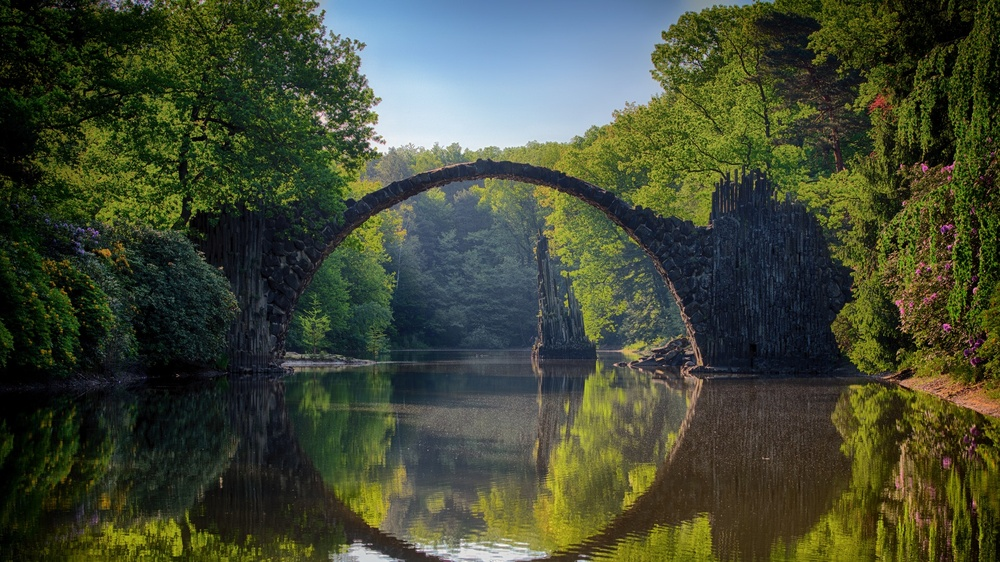
#> input picture Code Kenjy/paysage.jpeg, 1000 x 562 px, shrunk from 1920 x 1080 before the run
$ python fourier.py
#> lines starting #> are read from the running program, lines starting #| are printed output that depends on the picture; after the words box and inside, x2 and y2 are one past the last pixel; in counts of white or black regions, pixels touching at a corner belong together
#%%
import cv2 # for finding contours to extract points of figure
import matplotlib.pyplot as plt # for plotting and creating figures
import numpy as np # for easy and fast number calculation
from math import tau # tau is constant number = 2*PI
from scipy.integrate import quad_vec # for calculating definite integral
from tqdm import tqdm # for progress bar
import matplotlib.animation as animation # for compiling animation and exporting video
#%%
# function to generate x+iy at given time t
def f(t, t_list, x_list, y_list):
    return np.interp(t, t_list, x_list + 1j*y_list)
#%%
# reading the image and convert to greyscale mode
# ensure that you use image with black image with white background
img = cv2.imread("paysage.jpeg")
#> img is the input picture: shape (562, 1000, 3); mean B, G, R 53.4, 73.5, 66.4
img_gray = cv2.cvtColor(img, cv2.COLOR_BGR2GRAY)
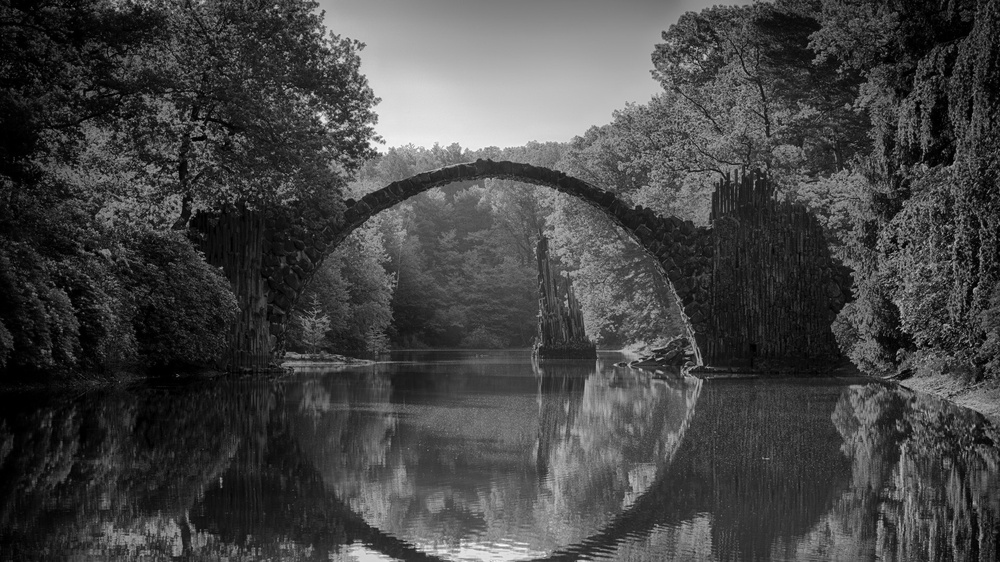
#> img_gray: shape (562, 1000); min 0, max 254, mean 69.1
#%%
# find the contours in the image
ret, thresh = cv2.threshold(img_gray, 127, 255, 0) # making pure black and white image
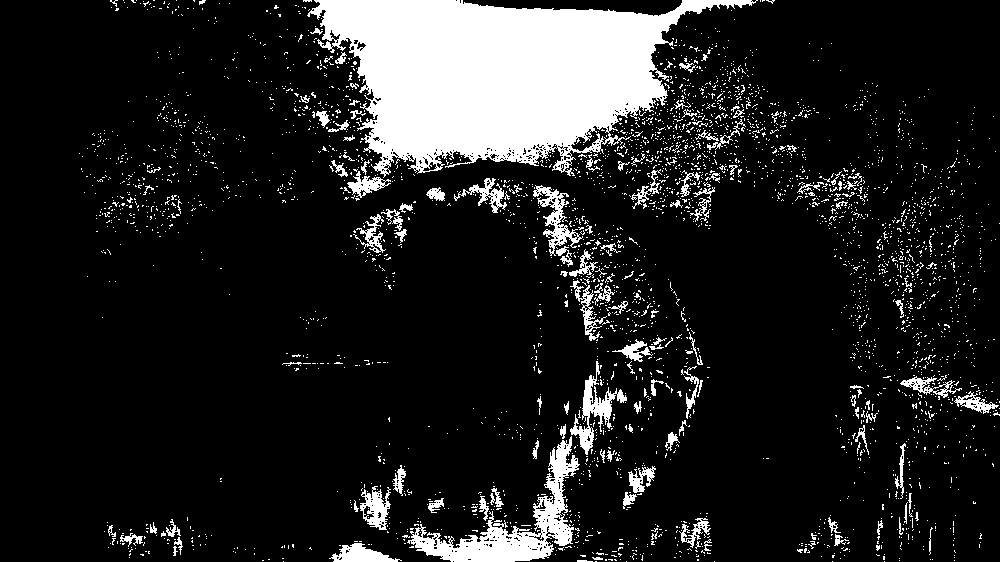
#> thresh: shape (562, 1000); 13.2% white; 3527 white regions (3394 under 20 px)
contours, hierarchy = cv2.findContours(thresh, cv2.RETR_TREE, cv2.CHAIN_APPROX_NONE) # finding available contours i.e closed loop objects
#> contours = 4276 contours, 4183 with area under 20; largest, box (x1, y1, x2, y2) and area: (307, 0, 758, 178) 45048, (407, 436, 580, 562) 5284, (570, 361, 627, 455) 1094, (533, 185, 583, 256) 980, (360, 486, 391, 530) 723
contours = np.array(contours[1]) # contour at index 1 is the one we are looking for
#> contours = [[832, 561]]
#%%
# split the co-ordinate points of the contour
# we reshape this to make it 1D array
x_list, y_list = contours[:, :, 0].reshape(-1,), -contours[:, :, 1].reshape(-1,)
#> x_list = [832]; y_list = [-561]
#%%
# center the contour to origin
x_list = x_list - np.mean(x_list)
#> x_list = [0]
y_list = y_list - np.mean(y_list)
#> y_list = [0]
#%%
# visualize the contour
fig = plt.figure()
ax = fig.add_subplot(111)
ax.plot(x_list, y_list)
#%%
# later we will need these data to fix the size of figure
xlim_data = plt.xlim()
ylim_data = plt.ylim()
#%%
plt.show()
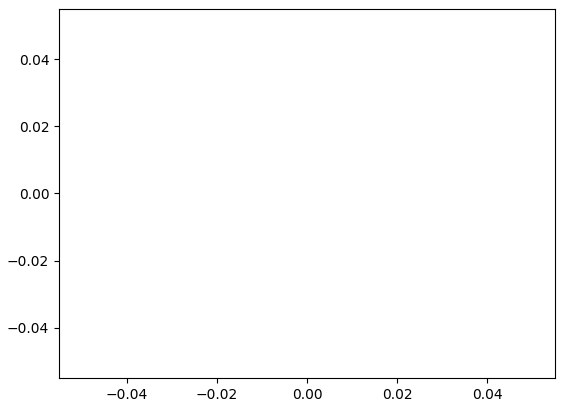
#> figure drawn by matplotlib, 1 panel
# %%
